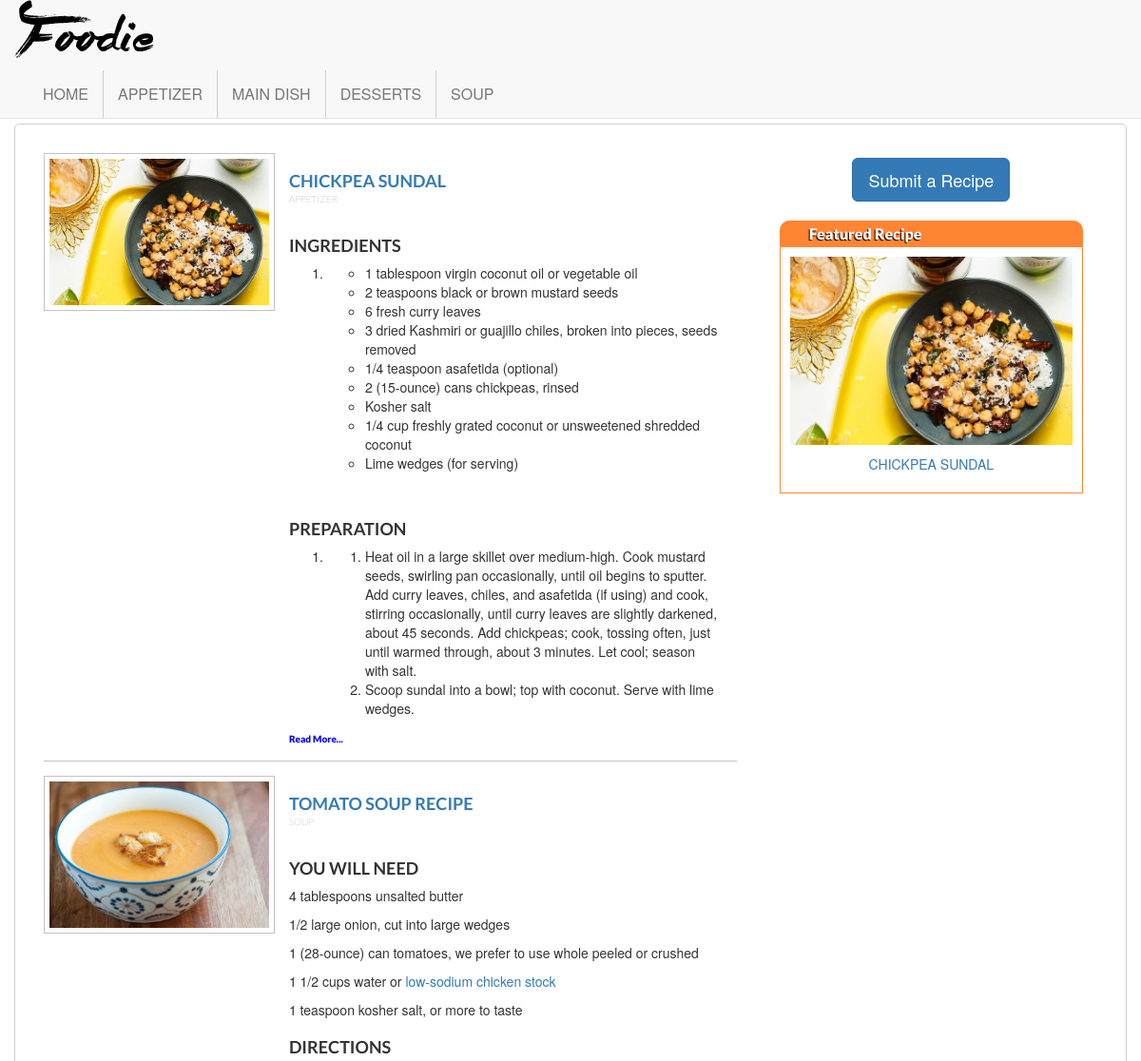
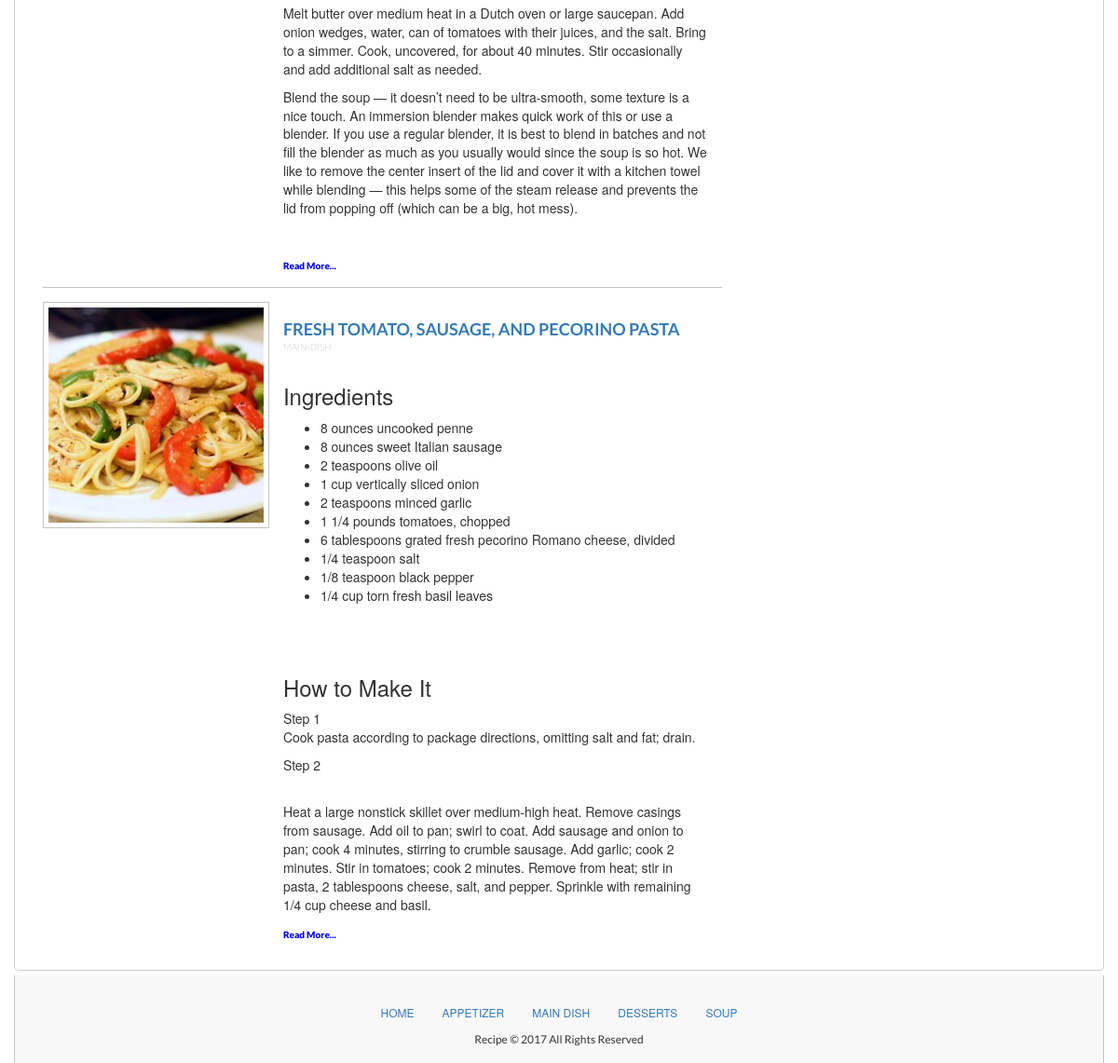
The page / on the database its author committed (2 pictures, top to bottom).
### tables this page shows
CREATE TABLE `category` (
  `id` bigint(20) unsigned NOT NULL AUTO_INCREMENT,
  `category_name` varchar(250) NOT NULL,
  `category_title` varchar(250) NOT NULL,
  `flag` tinyint(2) unsigned NOT NULL,
  `created_at` datetime NOT NULL,
  `last_modified` timestamp NOT NULL DEFAULT CURRENT_TIMESTAMP ON UPDATE CURRENT_TIMESTAMP,
  PRIMARY KEY (`id`),
  UNIQUE KEY `category_name` (`category_name`)
);

CREATE TABLE `recipe` (
  `id` bigint(20) unsigned NOT NULL AUTO_INCREMENT,
  `category_name` varchar(250) NOT NULL,
  `title_key` varchar(250) NOT NULL,
  `recipe_name` varchar(250) NOT NULL,
  `img_path` varchar(250) NOT NULL,
  `recipe_details` longtext NOT NULL,
  `publish_date` date NOT NULL,
  `flag` tinyint(2) unsigned NOT NULL,
  `created_at` datetime NOT NULL,
  `last_modified` timestamp NOT NULL DEFAULT CURRENT_TIMESTAMP ON UPDATE CURRENT_TIMESTAMP,
  PRIMARY KEY (`id`)
);

### application/controllers/Homepage.php (called while the page is built, shortened)
<?php
class Homepage extends CI_Controller {
	public function __construct()
	{
		$this->load->model('category_model', '', TRUE);
		$this->load->model('recipe_model', '', TRUE);
	}
	public function index()
	{
		$data = [];
		$featured_img = $this->recipe_model->get_random();
		$featured_recipe = $this->recipe_model->getFeaturedRecipes();
		$data['featured_img'] = $featured_img;
		$data['upload_path'] = 'public/images/uploads/';
		$data['featured_recipe'] = $featured_recipe;
		$this->load->view('head/header')
							 ->view('page/homepage', $data)
							 ->view('footer/footer');
	}
}

### index.php (called while the page is built, shortened)
<?php
require_once BASEPATH.'core/CodeIgniter.php';

### application/models/Category_Model.php (called while the page is built, shortened)
<?php
class Category_Model extends CI_Model {
	protected $table = 'category';
	public function getCategories() {
		return $this->db->get($this->table)->result_array();
	}
}

### application/helpers/main_helper.php (called while the page is built, shortened)
<?php
	if( !function_exists('fn_get_categories'))
	{
		function fn_get_categories()
		{
			$CI =& get_instance();
			return $CI->category_model->getCategories();
		}
	}
	if( !function_exists('fn_permalink'))
	{
		function fn_permalink( $url='', $glue = '-' )
		{
      $url = trim($url);
      $spChars = array(
          '/[&]/i'  => "and",
          '/hrs/i' => "hours",
      );
      $newName = preg_replace(
          "/([ ]{1,})/",
          "{$glue}",
          preg_replace(
              "/[^\w ]/",
              "",
              preg_replace(
                  array_keys($spChars),
                  array_values($spChars),
                  $url
              )
          )
      );
      return strtolower($newName);
		}
	}
 ?>

### application/models/Recipe_Model.php (called while the page is built, shortened)
<?php
class Recipe_Model extends CI_Model {
	protected $table = 'recipe';
	public function getFeaturedRecipes($order_by = 'DESC', $limit = 3)
	{
		return $this->db
			->from($this->table)
			->join('category', 'category.category_name = recipe.category_name')
			->order_by('recipe.id', $order_by)
			->limit($limit)
			->get()
			->result_array();
	}
	public function get_random()
	{
		return $this->db->query('SELECT img_path, recipe_name, category_name
		  FROM recipe AS r1 JOIN
		       (SELECT CEIL(RAND() *
		                     (SELECT MAX(id)
		                        FROM recipe)) AS id)
		        AS r2
		 WHERE r1.id >= r2.id
		 ORDER BY r1.id ASC
		 LIMIT 1')->row_array();
	}
}

### application/views/page/homepage.php (the view)
<main class="container fn-main">
	<div class="col-md-8 col-xs-12 column-left">
		<?php foreach($featured_recipe as $recipe): ?>
			<div class="col-md-12 col-xs-12 recipe-container">
				<div class="col-md-4 col-xs-12 img-container">
				<img src="<?=base_url($upload_path.$recipe['img_path']) ?>" alt="<?=$recipe['recipe_name'] ?>" class="img-responsive images-lazy" />
				</div>
				<div class="col-md-8 col-xs-12 details-container">
					<a href="<?=base_url($recipe['category_name'].'/'.$recipe['title_key']) ?>"><h2 class="title"><?=$recipe['recipe_name'] ?></h2></a>
					<h4 class="category-name"><?=$recipe['category_name'] ?></h4>
					<p class="details">
						<?=htmlspecialchars_decode($recipe['recipe_details']) ?>
					</p>
					<a href="<?=base_url($recipe['category_name'].'/'.$recipe['title_key']) ?>" class="read-more">Read More...</a>
				</div>
			</div>
		<?php endforeach; ?>
	</div>
	<div class="col-md-4 col-xs-12 column-right">
		<div class="col-md-12 col-xs-12 btn-create-recipe-container">
			<a href="<?php echo base_url('recipe/create') ?>">
				<button class="btn btn-lg btn-primary btn-recipe">Submit a Recipe</button>
			</a>
		</div>
		<div class="col-md-12 col-xs-12 featured-recipe-container">
			<div class="col-md-12 col-xs-12 featured-recipe-title-container">
				<span class="col-md-12 col-xs-12 featured-recipe-title">Featured Recipe</span>
			</div>
			<div class="col-md-12 col-xs-12 featured-recipe-image-container">
				<img src="<?php echo base_url($upload_path.'/'.$featured_img['img_path']) ?>" alt="<?=$featured_img['recipe_name'] ?>" class="img-responsive images-lazy center-block" />
				<p class="text-center" style="padding-top: 10px;"><a href="<?=base_url($featured_img['category_name'].'/'.fn_permalink($featured_img['recipe_name'])) ?>"><?=$featured_img['recipe_name'] ?></a></p>
			</div>
		</div>
	</div>
</main>

### application/views/head/header.php (shortened to what this page needs)
<!DOCTYPE html>
<html>
	<head>
		<link rel="stylesheet" href="<?php echo base_url('public/css/main.build.css');  ?>" />
	</head>
	<body>
		<nav class="navbar navbar-default navbar-fixed-top fn-head">
			<div class="container">
				<div class="navbar-header">
					<a href="<?php echo base_url(); ?>" role="logo" class="navbar-brand">foodie</a>
				</div>
			</div>
			<div class="container">
				<div id="navbar" class="navbar-header navbar-collapse collapse">
					<ul class="nav navbar-nav" id="main-navigation">
						<li>
							<a href="<?php echo base_url('/') ?>" data-category="home">Home</a>
						</li>
						<?php foreach(fn_get_categories() as $category): ?>
							<li>
								<a href="<?=base_url($category['category_name']) ?>" data-category="<?=$category['category_name'] ?>"><?=ucwords($category['category_title']) ?></a>
							</li>
						<?php endforeach; ?>
					</ul>
				</div>
			</div>
		</nav>
		<div class="divider"></div>

### application/views/footer/footer.php (shortened to what this page needs)
		<footer class="container" id="footer">
			<div class="col-md-12 col-xs-12 footer-nav-container">
				<ul class="nav navbar-nav footer-nav">
					<li><a href="<?=base_url('/') ?>">home</a></li>
					<?php foreach(fn_get_categories() as $category): ?>
						<li>
							<a href="<?=base_url($category['category_name']) ?>" data-category="<?=$category['category_name'] ?>"><?=ucwords($category['category_title']) ?></a>
						</li>
					<?php endforeach; ?>
				</ul>
			</div>
			<p class="copyright">Recipe &copy; <?php echo date('Y'); ?> All Rights Reserved</p>
		</footer>
	</body>
</html>

### rows shown on the page
category: category_title "APPETIZER"
category: category_title "MAIN DISH"
category: category_title "DESSERTS"
category: category_title "SOUP"
recipe: img_path (picture), recipe_name "CHICKPEA SUNDAL", category.category_name "APPETIZER", recipe_details "INGREDIENTS 1 tablespoon virgin coconut oil or vegetable oil 2 teaspoons black or brown mustard seeds 6 fresh curry leaves 3 dried Kashmiri or guajillo chiles, broken into pieces, seeds removed 1/4 teaspoon asafetida (optional) 2 (15-ounce) cans chickpeas, rinsed Kosher salt 1/4 cup freshly grated coconut or unsweetened shredded coconut Lime wedges (for serving) PREPARATION Heat oil in a large skillet over medium-high. Cook mustard seeds, swirling pan occasionally, until oil begins to sputter. Add curry leaves, chiles, and asafetida (if using) and cook, stirring occasionally, until curry leaves are slightly darkened, about 45 seconds. Add chickpeas; cook, tossing often, just until warmed…"
recipe: img_path (picture), recipe_name "TOMATO SOUP RECIPE", category.category_name "SOUP", recipe_details "YOU WILL NEED 4 tablespoons unsalted butter 1/2 large onion, cut into large wedges 1 (28-ounce) can tomatoes, we prefer to use whole peeled or crushed 1 1/2 cups water or low-sodium chicken stock 1 teaspoon kosher salt, or more to taste DIRECTIONS Melt butter over medium heat in a Dutch oven or large saucepan. Add onion wedges, water, can of tomatoes with their juices, and the salt. Bring to a simmer. Cook, uncovered, for about 40 minutes. Stir occasionally and add additional salt as needed. Blend the soup — it doesn’t need to be ultra-smooth, some texture is a nice touch. An immersion blender makes quick work of this or use a blender. If you use a regular blender, it is best to blend in…"
recipe: img_path (picture), recipe_name "FRESH TOMATO, SAUSAGE, AND PECORINO PASTA", category.category_name "MAIN-DISH", recipe_details "Ingredients 8 ounces uncooked penne 8 ounces sweet Italian sausage 2 teaspoons olive oil 1 cup vertically sliced onion 2 teaspoons minced garlic 1 1/4 pounds tomatoes, chopped 6 tablespoons grated fresh pecorino Romano cheese, divided 1/4 teaspoon salt 1/8 teaspoon black pepper 1/4 cup torn fresh basil leaves How to Make It Step 1 Cook pasta according to package directions, omitting salt and fat; drain. Step 2 Heat a large nonstick skillet over medium-high heat. Remove casings from sausage. Add oil to pan; swirl to coat. Add sausage and onion to pan; cook 4 minutes, stirring to crumble sausage. Add garlic; cook 2 minutes. Stir in tomatoes; cook 2 minutes. Remove from heat; stir in pasta, 2…"

### other values the page prints
$featured_img['recipe_name'] "CHICKPEA SUNDAL"
